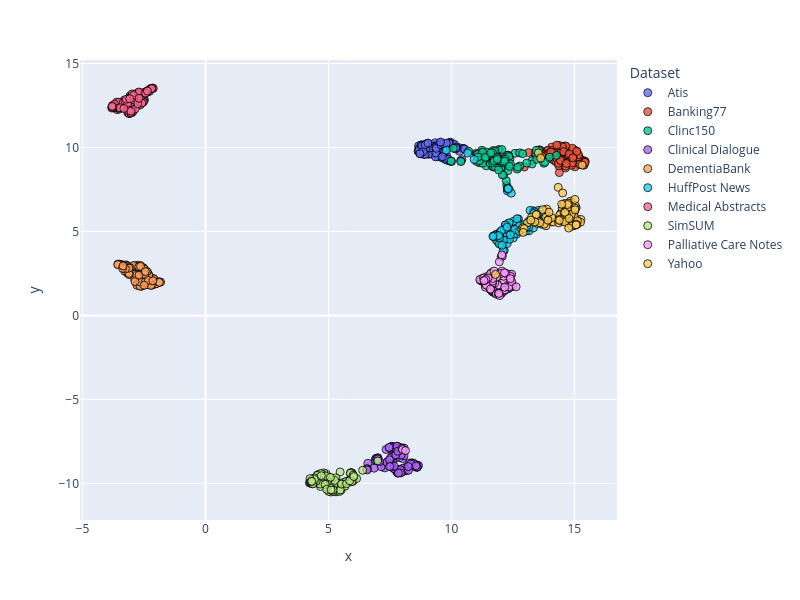

Here is the notebook cell this chart was saved with:
### Code cell
dimensionality_reduction_plots(file_paths="./outputsTrain/*/mean_model_zero_shot_classification.csv", file_name = 'TrainZero')
